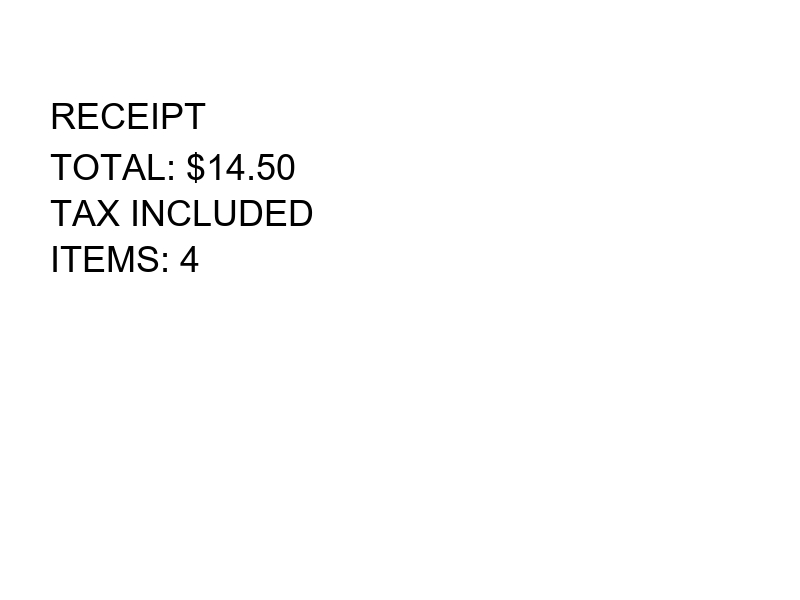
#> input picture test/cross_domain_data/generic_receipt.png, 800 x 600 px; its folder holds only this picture in this run
$ python -i theory_revision.py   (imports and definitions only)
#> lines starting #> are read from the running program, lines starting #| are printed output that depends on the picture; after the words box and inside, x2 and y2 are one past the last pixel; in counts of white or black regions, pixels touching at a corner belong together
#> further down, picture is the input picture: shape (600, 800); min 0, max 255, mean 251.6
"""
Theory-Revision OCR Engine (TR-OCR)
====================================

Architecture:
  Layer 1 — PRINCIPLES: Hardcoded axioms about medium displacement
  Layer 2 — PREDICTIONS: Apply principles to make interpretable guesses
  Layer 3 — COLLISION: Compare prediction to reality, detect errors
  Layer 4 — REFRAMING: Diagnose WHY the error happened, revise the theory

This is NOT gradient descent. This is:
  prediction → error → diagnosis → rule revision → better prediction

The system doesn't just get better. It gets better for a REASON
you can read, audit, and understand.

Author: Bader & Claude — March 2026
"""

import numpy as np
from PIL import Image, ImageDraw, ImageFont
from scipy import ndimage
from skimage import morphology, filters
import json
import os
from collections import defaultdict
import warnings
# [1 line not run here, left out]


# =============================================================================
# LAYER 0: THE MEDIUM DISPLACEMENT PIPELINE (proven, unchanged)
# =============================================================================

def estimate_background(img, k=25):
#> called with k = 15
    bg = morphology.closing(img, morphology.disk(k))
#> bg: shape (600, 800); every value is 255
    return filters.gaussian(bg, sigma=k/2)
#> returned value: shape (600, 800) float64; every value is 1

def compute_displacement(img, bg):
    d = bg.astype(float) - img.astype(float)
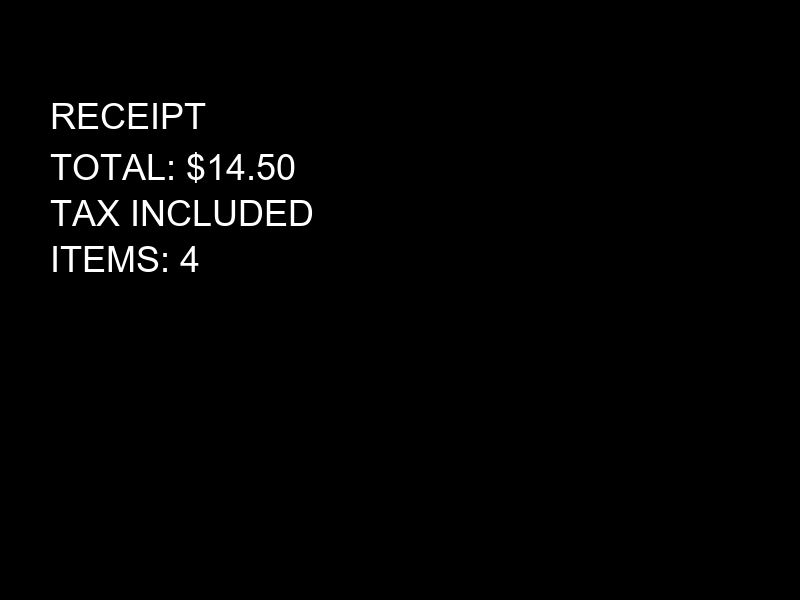
#> d: shape (600, 800) float64; min -254, max 1, mean -250.6; drawn with min black and max white
    if d.max() > d.min():
        d = (d - d.min()) / (d.max() - d.min())
    return d

def detect_perturbation(disp, thresh=0.25):
#> called with thresh = 0.25
    b = disp > thresh
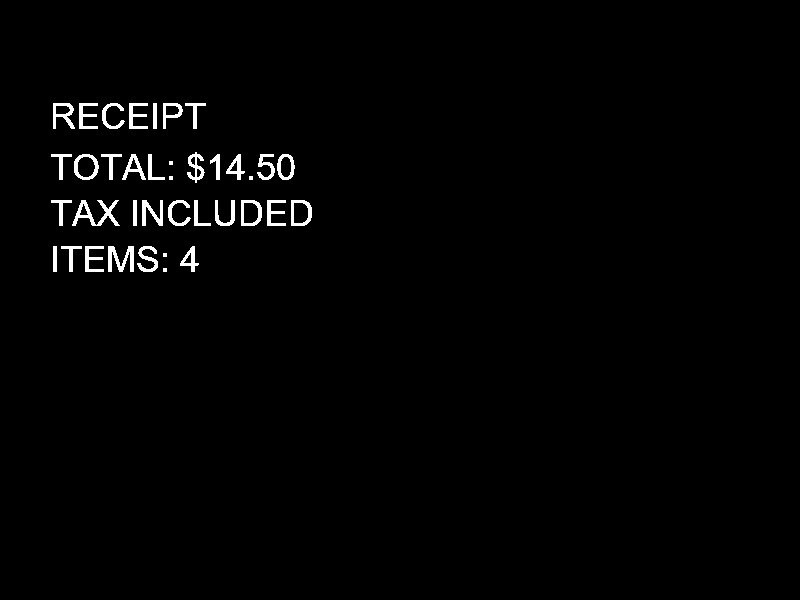
#> b: shape (600, 800) bool; 1.5% white; 38 white regions (5 under 20 px), largest, box (x1, y1, x2, y2) and area: (72, 200, 120, 226) 445, (108, 246, 134, 272) 370, (142, 200, 163, 226) 274
    b = morphology.remove_small_objects(b, min_size=8)
    return b.astype(np.uint8)

def extract_region(binary, pad=2):
#> called with pad = 2
    coords = np.argwhere(binary > 0)
#> coords = 6981 pairs, first value 103 to 271, second value 51 to 311
    if len(coords) == 0:
        return binary
    r0, c0 = coords.min(axis=0)
#> r0 = 103; c0 = 51
    r1, c1 = coords.max(axis=0)
#> r1 = 271; c1 = 311
    r0, c0 = max(0, r0-pad), max(0, c0-pad)
#> r0 = 101; c0 = 49
    r1 = min(binary.shape[0]-1, r1+pad)
#> r1 = 273
    c1 = min(binary.shape[1]-1, c1+pad)
#> c1 = 313
    return binary[r0:r1+1, c0:c1+1]
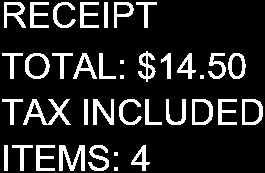
#> returned value: shape (173, 265); values 0 (black) and 1 (white), 15.2% white; 38 white regions (5 under 20 px), largest, box (x1, y1, x2, y2) and area: (23, 99, 71, 125) 445, (59, 145, 85, 171) 370, (93, 99, 114, 125) 274

def normalize(region, size=(64,64)):
#> called with size = (64, 64)
    img = Image.fromarray((region*255).astype(np.uint8))
    img = img.resize(size, Image.NEAREST)
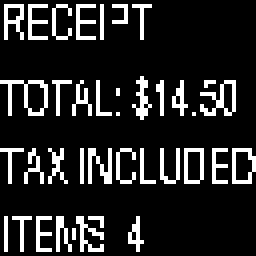
#> img: PIL image 64x64 L (shown 4 times larger); 14.5% white in thin lines or dots
    return (np.array(img) > 127).astype(np.uint8)
#> returned value: shape (64, 64); values 0 (black) and 1 (white), 14.5% white in thin lines or dots

def image_to_region(char_img):
    bg = estimate_background(char_img, k=15)
    disp = compute_displacement(char_img, bg)
    binary = detect_perturbation(disp)
    region = extract_region(binary)
    return normalize(region)


# =============================================================================
# LAYER 1: THE PRINCIPLES — What the system KNOWS before seeing any data
# =============================================================================

class Principles:
    """
    Hardcoded axioms about medium displacement.
    These are the textbook. The system knows them a priori.
    """

    # [122 lines left out: functions euler_number, displacement_ratio, symmetry, center_of_mass, quadrant_density, projections and 3 more, not called in this run]


# =============================================================================
# LAYER 2: THE THEORY — What the system believes about each character
# =============================================================================

class CharacterTheory:
    """
    A theory about a single character — what the system EXPECTS
    to observe when it sees this character.

    Initially formed from a single example (like a medical student
    reading the textbook). Refined through experience.
    """

    # [61 lines left out: functions __init__, add_observation, _update_expected, not called in this run]

    def _mean_of(self, section, key):
        """Helper to compute mean of a nested key."""
        return float(np.mean([o[section][key] for o in self.observations]))

    # [57 lines left out: functions distance_to, check_rules, not called in this run]


# =============================================================================
# LAYER 3 & 4: THE ENGINE — Prediction, Collision, Diagnosis, Reframing
# =============================================================================

class TheoryRevisionEngine:
    """
    The complete learning engine.

    Predicts → Gets feedback → Diagnoses error → Revises theory.

    Every revision is INTERPRETABLE: you can ask the system
    "why did you change your mind?" and get a human-readable answer.
    """

    # [374 lines left out: functions __init__, teach, predict, learn_from_error, _diagnose_confusion, _create_rules and 3 more, not called in this run]


# =============================================================================
# EXPERIMENT: The Learning Journey
# =============================================================================

FONTS = [
    ('/usr/share/fonts/truetype/dejavu/DejaVuSans.ttf', 'DejaVu Sans'),
    ('/usr/share/fonts/truetype/dejavu/DejaVuSerif.ttf', 'DejaVu Serif'),
    ('/usr/share/fonts/truetype/dejavu/DejaVuSans-Bold.ttf', 'DejaVu Bold'),
    ('/usr/share/fonts/truetype/dejavu/DejaVuSerif-Bold.ttf', 'Serif Bold'),
    ('/usr/share/fonts/truetype/dejavu/DejaVuSansMono.ttf', 'DejaVu Mono'),
    ('/usr/share/fonts/truetype/freefont/FreeMono.ttf', 'FreeMono'),
    ('/usr/share/fonts/truetype/freefont/FreeSans.ttf', 'FreeSans'),
    ('/usr/share/fonts/truetype/freefont/FreeSerif.ttf', 'FreeSerif'),
    ('/usr/share/fonts/truetype/google-fonts/Poppins-Bold.ttf', 'Poppins Bold'),
]

ALPHABET = list('ABCDEFGHIJKLMNOPQRSTUVWXYZ')

# [210 lines left out: functions render_char, run_learning_experiment, main, not called in this run]


# [2 lines not run here, left out]

>>> import cv2
>>> picture = cv2.imread('../test/cross_domain_data/generic_receipt.png', cv2.IMREAD_GRAYSCALE)
>>> result = image_to_region(picture)
